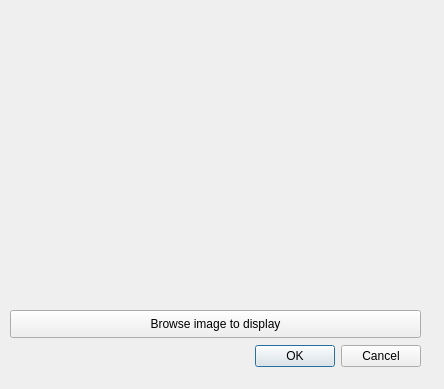
<?xml version="1.0" encoding="UTF-8"?>
<ui version="4.0">
 <class>imagedialog</class>
 <widget class="QDialog" name="imagedialog">
  <property name="geometry">
   <rect>
    <x>0</x>
    <y>0</y>
    <width>444</width>
    <height>389</height>
   </rect>
  </property>
  <property name="windowTitle">
   <string>Dialog</string>
  </property>
  <widget class="QDialogButtonBox" name="buttonBox">
   <property name="geometry">
    <rect>
     <x>80</x>
     <y>340</y>
     <width>341</width>
     <height>32</height>
    </rect>
   </property>
   <property name="orientation">
    <enum>Qt::Horizontal</enum>
   </property>
   <property name="standardButtons">
    <set>QDialogButtonBox::Cancel|QDialogButtonBox::Ok</set>
   </property>
  </widget>
  <widget class="QPushButton" name="imageBrowse">
   <property name="geometry">
    <rect>
     <x>10</x>
     <y>310</y>
     <width>411</width>
     <height>28</height>
    </rect>
   </property>
   <property name="text">
    <string>Browse image to display</string>
   </property>
  </widget>
  <widget class="QLabel" name="imageLabel">
   <property name="geometry">
    <rect>
     <x>20</x>
     <y>20</y>
     <width>411</width>
     <height>281</height>
    </rect>
   </property>
   <property name="text">
    <string/>
   </property>
  </widget>
 </widget>
 <resources/>
 <connections>
  <connection>
   <sender>buttonBox</sender>
   <signal>accepted()</signal>
   <receiver>imagedialog</receiver>
   <slot>accept()</slot>
   <hints>
    <hint type="sourcelabel">
     <x>248</x>
     <y>254</y>
    </hint>
    <hint type="destinationlabel">
     <x>157</x>
     <y>274</y>
    </hint>
   </hints>
  </connection>
  <connection>
   <sender>buttonBox</sender>
   <signal>rejected()</signal>
   <receiver>imagedialog</receiver>
   <slot>reject()</slot>
   <hints>
    <hint type="sourcelabel">
     <x>316</x>
     <y>260</y>
    </hint>
    <hint type="destinationlabel">
     <x>286</x>
     <y>274</y>
    </hint>
   </hints>
  </connection>
 </connections>
</ui>
